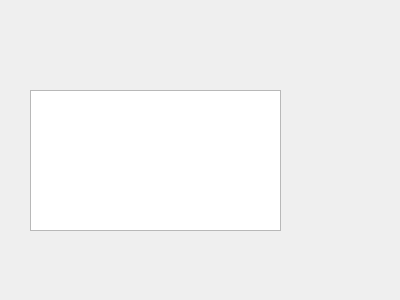
<?xml version="1.0" encoding="UTF-8"?>
<ui version="4.0">
 <class>FormDoc</class>
 <widget class="QWidget" name="FormDoc">
  <property name="geometry">
   <rect>
    <x>0</x>
    <y>0</y>
    <width>400</width>
    <height>300</height>
   </rect>
  </property>
  <property name="windowTitle">
   <string>Form</string>
  </property>
  <widget class="QPlainTextEdit" name="plainTextEdit">
   <property name="geometry">
    <rect>
     <x>30</x>
     <y>90</y>
     <width>251</width>
     <height>141</height>
    </rect>
   </property>
  </widget>
  <action name="actOpen">
   <property name="text">
    <string>打开</string>
   </property>
   <property name="toolTip">
    <string>打开文件</string>
   </property>
  </action>
  <action name="actCut">
   <property name="text">
    <string>剪切</string>
   </property>
   <property name="shortcut">
    <string>Ctrl+X</string>
   </property>
  </action>
  <action name="actCopy">
   <property name="text">
    <string>复制</string>
   </property>
   <property name="shortcut">
    <string>Ctrl+C</string>
   </property>
  </action>
  <action name="actPaste">
   <property name="text">
    <string> 粘贴</string>
   </property>
   <property name="shortcut">
    <string>Ctrl+V</string>
   </property>
  </action>
  <action name="actFont">
   <property name="text">
    <string>字体</string>
   </property>
   <property name="toolTip">
    <string>设置字体</string>
   </property>
  </action>
  <action name="actClose">
   <property name="text">
    <string>关闭</string>
   </property>
   <property name="toolTip">
    <string>关闭本窗口</string>
   </property>
  </action>
  <action name="actUndo">
   <property name="text">
    <string>撤销</string>
   </property>
   <property name="toolTip">
    <string>撤销编辑操作</string>
   </property>
   <property name="shortcut">
    <string>Ctrl+Z</string>
   </property>
  </action>
  <action name="actRedo">
   <property name="text">
    <string>重复</string>
   </property>
   <property name="toolTip">
    <string>重复编辑操作</string>
   </property>
  </action>
 </widget>
 <resources/>
 <connections>
  <connection>
   <sender>actClose</sender>
   <signal>triggered()</signal>
   <receiver>FormDoc</receiver>
   <slot>close()</slot>
   <hints>
    <hint type="sourcelabel">
     <x>-1</x>
     <y>-1</y>
    </hint>
    <hint type="destinationlabel">
     <x>199</x>
     <y>149</y>
    </hint>
   </hints>
  </connection>
 </connections>
</ui>
